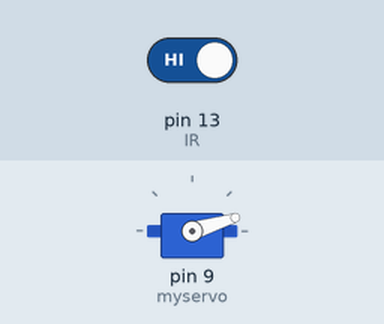
Recording of a sketch running on a simulated Arduino Uno, built with avr-gcc and run on an emulated ATmega328P. Shown: servo. The inputs (shaded band) are chosen by the test bench; at power-on: pin 13 (IR) HIGH. What the sketch prints to the serial monitor is not drawn.

Above: at 0.49 s.
At 4.79 s:
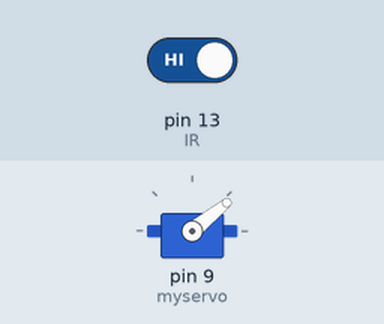
4.8 s: pin 13 (IR) driven HIGH
At 6.4 s:
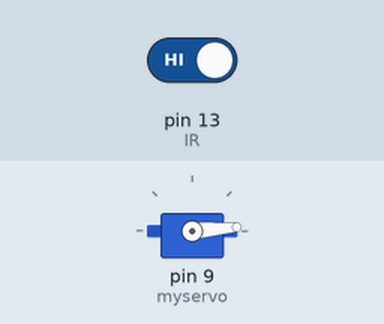
Timing chart, 0 to 14.3 s (numbered marks = the images above; inputs shaded):
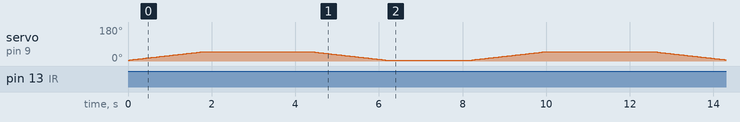

The sketch:

servo_metro_R.3.ino
```cpp
#include <Servo.h>
Servo myservo;

int IR = 13;
boolean lastState = false;

void setup() {
  Serial.begin(9600);
  pinMode(IR, INPUT);
  myservo.attach(9);
}

void loop() {
    //send
    if(digitalRead(IR) == LOW){      //识别的时候0
    if(lastState == false){
      Serial.write('2'); //关闭
      lastState = true;
      //Serial.println("2");
    }
  }else if(digitalRead(IR) == HIGH){ //不识别的时候1
    Serial.write('1'); //打开
    //delay(1000);
    if(lastState == true){
      lastState = false;
      //Serial.println("0");
    }
  }

  //contol duoji
  if (digitalRead(IR) == LOW) {
  //STOP
  delay(1000);
}
  else{

    for (int pos = 5; pos <=  50; pos += 1){
         myservo.write(pos);
         delay(40);
       }
       delay(2500);
       for (int pos = 50; pos >= 5; pos -= 1){
         myservo.write(pos);
         delay(40);
       }
       delay(2000);
  }
}
```
